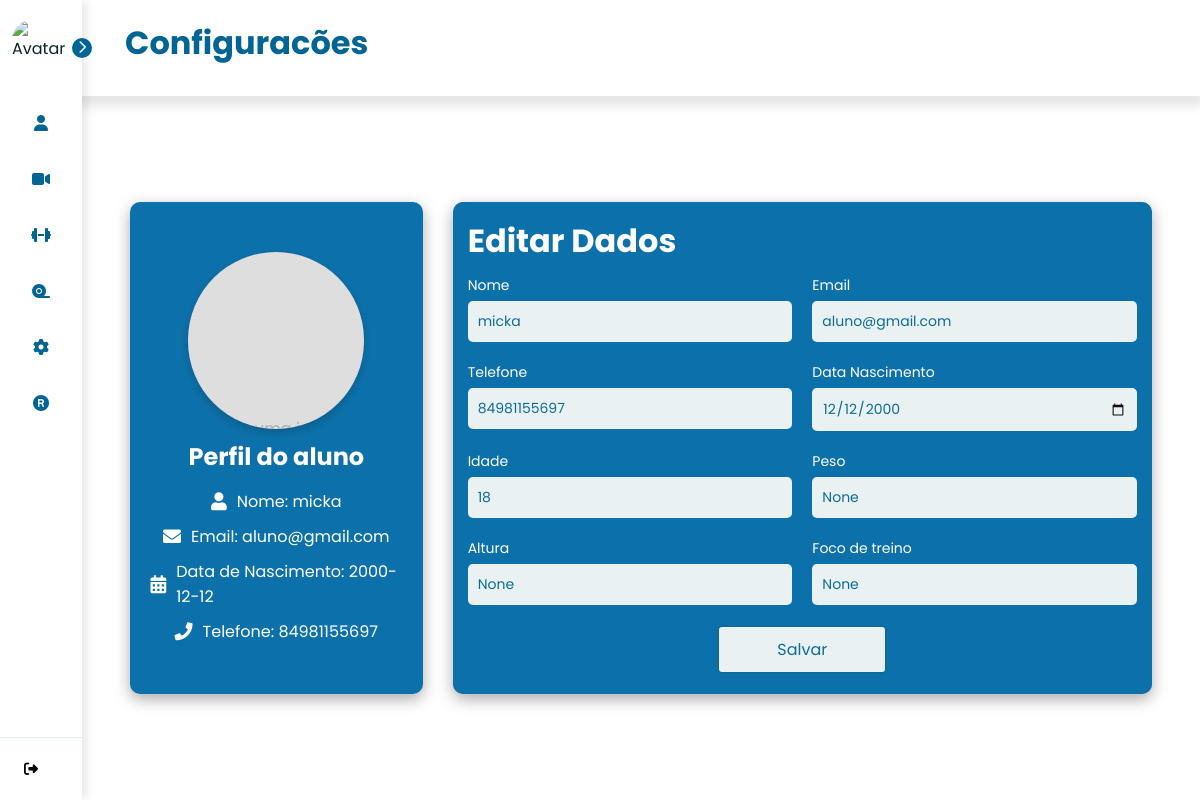
The page /configuracoes (signed in) on the database as committed earlier.
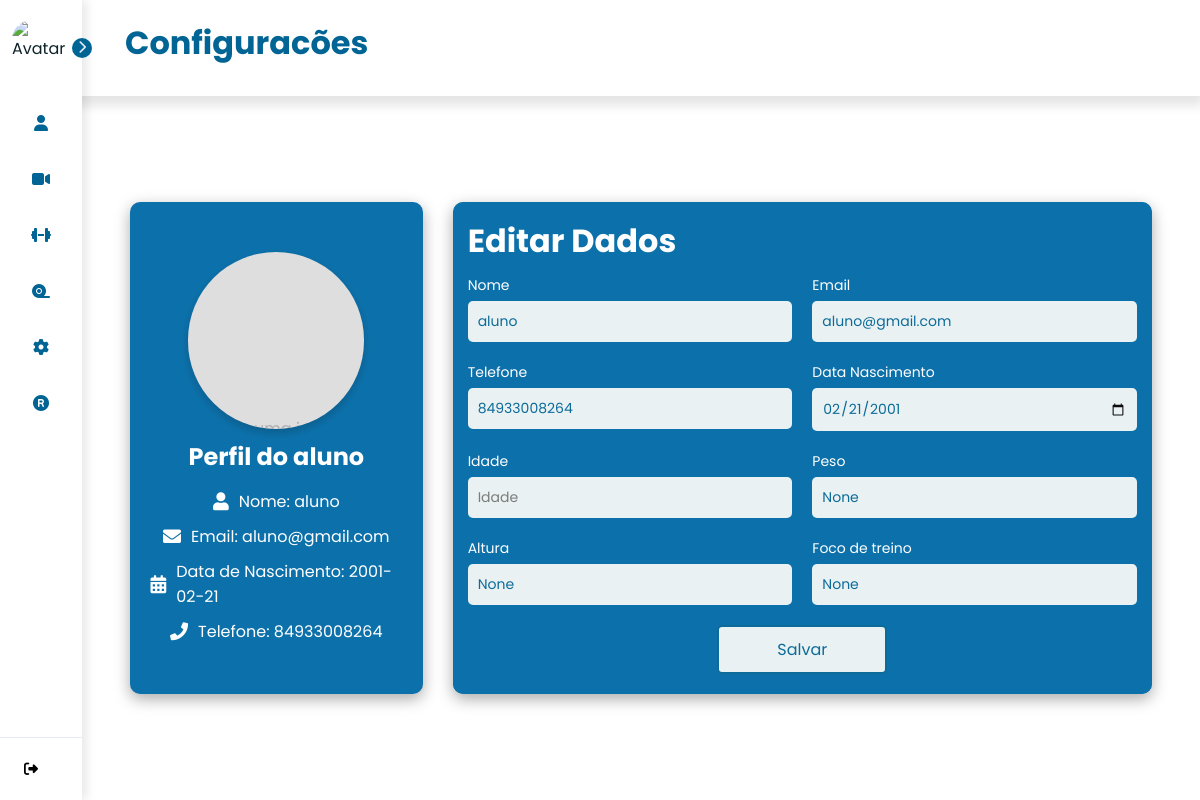
The same page on the database as committed later.
### tables this page shows
CREATE TABLE users (
    use_id INTEGER PRIMARY KEY AUTOINCREMENT,
    use_nome TEXT NOT NULL,
    use_senha TEXT NOT NULL,
    use_email TEXT NOT NULL,
    use_telefone TEXT NOT NULL,
    use_data_nascimento DATE NOT NULL,
    use_genero TEXT NOT NULL,
    use_tipo_usuario TEXT NOT NULL,
    use_dias_treino INT,
    use_horario_treino TIME,
    use_dias_trabalho INT ,
    use_horario_trabalho TIME,
    use_idade INT,
    use_peso FLOAT,
    use_altura FLOAT,
    use_foco_treino VARCHAR(90), /*foco do treino que o aluno quer desenvolver*/
    use_tipo_treino VARCHAR(90), /*tipo do treino que o personal gosta de ensinar*/
    use_contador INTEGER DEFAULT 0
);

### controllers/ProfileController.py (the view, shortened to what this page needs)
@profile_bp.route('/configuracoes', methods=['GET', 'POST'])
@login_required
def configuracoes():
    userid = current_user.get_id()
    user = User.get(userid)
    um_user = User.one(userid)
    return render_template('configuracoes.html', user=um_user, user_info=user)

### app.py (called while the page is built)
@login_manager.user_loader
def load_user(user_id):
    return User.get(user_id)

### models/User.py (called while the page is built)
    def get_id(self):
        return self.id

    @classmethod
    def one(cls, id):
        conn = obter_conexao()
        cursor = conn.cursor()
        cursor.execute('SELECT * FROM users WHERE use_id = ?', (id,))
        consultar_user = cursor.fetchone()
        conn.close()
        return consultar_user

### models/__init__.py (called while the page is built)
def obter_conexao():
    conn = sqlite3.connect('database.db')
    conn.row_factory = sqlite3.Row
    return conn

### templates/configuracoes.html (shortened to what this page needs)
{% extends "base.html" %}
{% block titlePage %} Configuracões {% endblock %}
{% block content %}
<div class="profile-page">
    <div class="profile-container1">
        <label class="picture" for="picture__input" tabIndex="0">
            <span class="picture__image">Escolha uma imagem</span>
        </label>
        <h2>Perfil do {{ user_info.tipo_usuario}}</h2>
        <div class="profile-info1">
            <div class="info-item">
                <i class="fas fa-user"></i>
                <p>Nome: {{ user_info.nome }}</p>
            </div>
            <div class="info-item">
                <i class="fas fa-envelope"></i>
                <p>Email: {{ user_info.email }}</p>
            </div>
            <div class="info-item">
                <i class="fas fa-calendar-alt"></i>
                <p>Data de Nascimento: {{ user_info.data_nascimento }} </p>
            </div>
            <div class="info-item">
                <i class="fas fa-phone"></i>
                <p>Telefone: {{ user_info.telefone }}</p>
            </div>
        </div>
    </div>
    <div class="profile-container2">
        <div class="form">
            <h1>Editar Dados</h1>
            <form method="POST" action="/configuracoes">
                <div class="input-group">
                    <div class="input-box">
                        <label for="nome_edit">Nome</label>
                        <input id="nome_edit" type="text" name="nome_edit" placeholder="Insira seu nome" value="{{user.use_nome}}" required>
                    </div>
                    <div class="input-box">
                        <label for="email_edit">Email</label>
                        <input id="email_edit" type="text" name="email_edit" placeholder="Insira seu email" value="{{user.use_email}}" required>
                    </div>
                    <div class="input-box">
                        <label for="telefone_edit">Telefone</label>
                        <input id="telefone_edit" type="text" name="telefone_edit" placeholder="Insira seu Telefone" value="{{user.use_telefone}}" required>
                    </div>
                    <div class="input-box">
                        <label for="data_nascimento_edit">Data Nascimento</label>
                        <input name='data_nascimento_edit' type="date" id="data_nascimento_edit" value="{{user.use_data_nascimento}}" Placeholder="Data de nascimento" required>
                    </div>
                    <div class="input-box">
                        <label for="idade_edit">Idade</label>
                        <input name='idade_edit' type="number" id="idade_edit" value="{{user.use_idade}}" Placeholder="Idade" required>
                    </div>
                    <div class="input-box">
                        <label for="peso_edit">Peso</label>
                        <input name='peso_edit' type="text" id="peso_edit" value="{{user.use_peso}}" Placeholder="Peso" required>
                    </div>
                    <div class="input-box">
                        <label for="altura_edit">Altura</label>
                        <input name='altura_edit' type="text" id="altura_edit" value="{{user.use_altura}}" Placeholder="Altura" required>
                    </div>
                    <div class="input-box">
                        <label for="foco_treino_edit">Foco de treino</label>
                        <input name='foco_treino_edit' type="text" id="foco_treino_edit" value="{{user.use_foco_treino}}" Placeholder="Foco de Treino" required>
                    </div>
                </div>
                <div class="continue-button">
                    <button><a href="#">Salvar</a></button>
                </div>
            </form>
        </div>
    </div>
</div>
{% endblock %}

### templates/base.html (shortened to what this page needs)
<!DOCTYPE html>
<html lang="pt-br">
<head>
    <link rel="stylesheet" href="https://cdnjs.cloudflare.com/ajax/libs/font-awesome/6.5.1/css/all.min.css"
 />
    <link href="https://cdnjs.cloudflare.com/ajax/libs/font-awesome/5.15.4/css/all.min.css" rel="stylesheet">
</head>
<body>
    <nav id="sidebar">
        <div id="sidebar_content">
            <div id="logo_avatar">
                <img src="{{ url_for('static', filename='images/') }}" id="logo_avatar_avatar" alt="Avatar">
            </div>
            <ul id="side_items">
                <li class="side-item {% if request.endpoint == 'profile' %}active{% endif %}">
                    <a href="{{ url_for('profile.profile') }}">
                        <i class="fa-solid fa-user"></i>
                    </a>
                </li>
                <li class="side-item {% if request.endpoint == 'exercise_page' %}active{% endif %}">
                    <a href="{{ url_for('exercise.exercise_page') }}">
                        <i class="fa-solid fa-video"></i>
                    </a>
                </li>
                <li class="side-item {% if request.endpoint == 'treinos' %}active{% endif %}">
                    <a href="{{ url_for('training.treinos') }}">
                        <i class="fa-solid fa-dumbbell"></i>
                    </a>
                </li>
                <li class="side-item {% if request.endpoint == 'medidas' %}active{% endif %}">
                    <a href="{{ url_for('training.medidas') }}">
                        <i class="fa-sharp fa-solid fa-tape"></i>
                    </a>
                </li>
                <li class="side-item {% if request.endpoint == 'configuracoes' %}active{% endif %}">
                    <a href="{{ url_for('profile.configuracoes') }}">
                        <i class="fa-solid fa-gear"></i>
                    </a>
                </li>
                <li class="side-item {% if request.endpoint == 'cadastrar_exercicio' %}active{% endif %}">
                    <a href="{{ url_for('exercise.cadastrar_exercicio') }}">
                        <i class="fa-solid fa-registered"></i>
                    </a>
                </li>
            <button id="open_btn">
                <i id="open_btn_icon" class="fa-solid fa-chevron-right"></i>
            </button>
        </div>
        <div id="logout">
            <form action="{{url_for('auth.logout')}}" method="POST">
                <button id="logout_btn" type="submit">
                    <i class="fa-solid fa-right-from-bracket"></i>
                </button>
            </form>
        </div>
    </nav>
    <header>
        <h1>{% block titlePage %} {% endblock %}</h1>
    </header>
    <main class="fade-in">
        {% block content %}{% endblock %}
    </main>
</body>
</html>

### templates/configuracoes.html (style rules this page uses)
:root { --techfit-100: #ffff; --techfit-200: #006aa7; --techfit-300: #247ba0; --techfit-400: #006494; --techfit-500: #e8f1f2; }
* { font-family: "Didact Gothic", sans-serif; margin: 0; padding: 0; box-sizing: border-box; }
body { display: flex; align-items: center; justify-content: center; width: 100%; height: 100vh; }
.profile-page { display: flex; width: 100%; height: 100%; }
.profile-container1 { display: flex; flex-direction: column; background-color: #006aa7; color:#fff; align-items: center; justify-content: center; margin: 0 auto; width: 40%; margin-right: 30px; padding: 2%; border-radius: 10px; box-shadow: 0 5px 15px rgba(0, 0, 0, 0.35); gap: 10px; }
.profile-container1 h2 { text-align: center; margin-bottom: 5px; color: #fff; }
.picture { width: 70%; height: 0; padding-top: 70%; background: #ddd; display: flex; align-items: center; justify-content: center; color: #aaa; cursor: pointer; transition: color 300ms ease-in-out, background 300ms ease-in-out; outline: none; overflow: hidden; border-radius: 50%; position: relative; box-shadow: 0 4px 8px rgba(0, 0, 0, 0.2); }
.profile-info1 { display: flex; flex-direction: column; align-items: center; justify-content: center; gap: 10px; width: 100%; }
.profile-info1 .info-item { display: flex; align-items: center; gap: 10px; font-size: 16px; }
.profile-info1 .info-item p { color:#fff; word-wrap: break-word; word-break: break-word; overflow-wrap: break-word; }
.profile-info1 .info-item i { font-size: 18px; }
.profile-container2 { display: flex; flex-direction: column; background-color: #006aa7; width: 100%; max-width: 100%; box-shadow: 0 5px 15px rgba(0, 0, 0, 0.35); border-radius: 10px; padding: 0; gap: 10px; box-sizing: border-box; overflow: hidden; }
h1 { text-align: left; color: #fff; margin-bottom: 10px; }
.form { display: flex; width: 100%; padding: 15px; justify-self: center; background-color: #006aa7; flex-direction: column; border-radius: 10px; }
.input-group { display: flex; flex-wrap: wrap; gap: 20px; }
.input-box { flex: 1 1 calc(50% - 20px); display: flex; flex-direction: column; }
.input-box label { font-size: 14px; color:#fff; margin-bottom: 5px; }
.input-box input, select { padding: 10px; border: none; border-radius: 5px; font-size: 14px; width: 100%; box-sizing: border-box; background-color: var(--techfit-500); color: var(--techfit-400); }
.continue-button { text-align: center; margin-top: 20px; }
.continue-button button { padding: 10px 20px; border: none; border-radius: 5px; font-size: 16px; cursor: pointer; transition: background-color 0.3s ease; width: 170px; margin-bottom: 5px; background-color: var(--techfit-500); color: var(--techfit-400); border: 2px solid; }
.continue-button button a { color: var(--techfit-400); text-decoration: none; }

Rows that differ between the two databases and show on the page:
changed users "aluno": nome "micka" → "aluno"; data_nascimento "2000-12-12" → "2001-02-21"; telefone "84981155697" → "84933008264"; nome_edit "micka" → "aluno"; telefone_edit "84981155697" → "84933008264"; data_nascimento_edit "12/12/2000" → "02/21/2001"; idade_edit "18" → (not shown); peso_edit "None" → (not shown); altura_edit "None" → (not shown); foco_treino_edit "None" → (not shown)
Other text that changed with them:
form field peso_edit: (not shown) → "None"
form field altura_edit: (not shown) → "None"
form field foco_treino_edit: (not shown) → "None"
